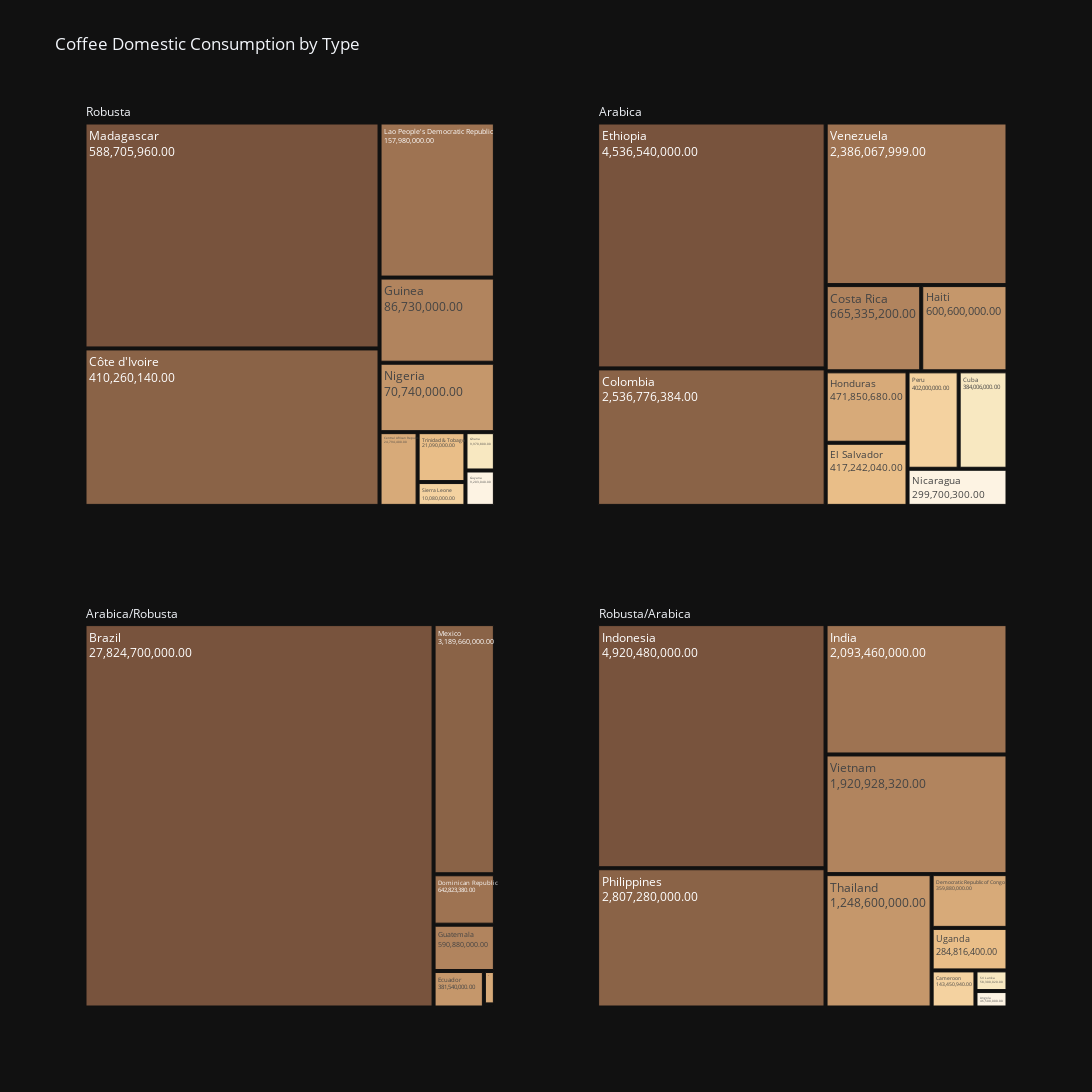

This figure's notebook cell:
### Code cell
fig = go.Figure()

# Definiowanie palety kolorów
colors = ["#78533d", "#8a6347", "#9e7352", "#b1845e", "#c5976b", "#d7aa79", "#e9be88", "#f4d2a0", "#f8e8c1", "#fdf3e3"]

# Dodawanie treemap dla Robusty
fig.add_trace(
    go.Treemap(
        labels=robusta.Country,
        parents=["Robusta"] * len(robusta),
        values=robusta.Total_domestic_consumption,
        name="Robusta",
        text=robusta.Total_domestic_consumption.apply(lambda x: f"{x:,.2f}"),
        textinfo="text+label",
        domain=dict(x=[0, 0.45], y=[0.55, 1]),
        marker=dict(colors=colors),
        hovertemplate='<b>%{label}</b><br>Total Domestic Consumption: %{value:,.2f}<br>'
    )
)

# Dodawanie treemap dla Arabiki
fig.add_trace(
    go.Treemap(
        labels=arabica.Country,
        parents=["Arabica"] * len(arabica),
        values=arabica.Total_domestic_consumption,
        name="Arabica",
        text=arabica.Total_domestic_consumption.apply(lambda x: f"{x:,.2f}"),
        textinfo="text+label",
        domain=dict(x=[0.55, 1], y=[0.55, 1]),
        marker=dict(colors=colors),
        hovertemplate='<b>%{label}</b><br>Total Domestic Consumption: %{value:,.2f}<br>'
    )
)

# Dodawanie treemap dla Arabiki/Robusty
fig.add_trace(
    go.Treemap(
        labels=arabica_robusta.Country,
        parents=["Arabica/Robusta"] * len(arabica_robusta),
        values=arabica_robusta.Total_domestic_consumption,
        name="Arabica/Robusta",
        text=arabica_robusta.Total_domestic_consumption.apply(lambda x: f"{x:,.2f}"),
        textinfo="text+label",
        domain=dict(x=[0, 0.45], y=[0, 0.45]),
        marker=dict(colors=colors),
        hovertemplate='<b>%{label}</b><br>Total Domestic Consumption: %{value:,.2f}<br>'
    )
)

# Dodawanie treemap dla Robusty/Arabiki
fig.add_trace(
    go.Treemap(
        labels=robusta_arabica.Country,
        parents=["Robusta/Arabica"] * len(robusta_arabica),
        values=robusta_arabica.Total_domestic_consumption,
        name="Robusta/Arabica",
        text=robusta_arabica.Total_domestic_consumption.apply(lambda x: f"{x:,.2f}"),
        textinfo="text+label",
        domain=dict(x=[0.55, 1], y=[0, 0.45]),
        marker=dict(colors=colors),
        hovertemplate='<b>%{label}</b><br>Total Domestic Consumption: %{value:,.2f}<br>'
    )
)

# Aktualizowanie układu i wyświetlanie wykresu
fig.update_layout(height=1200, width=1200, title_text="Coffee Domestic Consumption by Type")
fig.show()

### Figure 1 — Plotly figure (JSON) as saved in the notebook; plotly's stock layout.template omitted (floating-point values rounded to 4 significant figures)
{"data": [{"domain": {"x": [0, 0.45], "y": [0.55, 1]}, "hovertemplate": "<b>%{label}</b><br>Total Domestic Consumption: %{value:,.2f}<br>", "labels": ["Madagascar", "Côte d'Ivoire", "Lao People's Democratic Republic", "Guinea", "Nigeria", "Central African Republic", "Trinidad & Tobago", "Sierra Leone", "Ghana", "Guyana"], "marker": {"colors": ["#78533d", "#8a6347", "#9e7352", "#b1845e", "#c5976b", "#d7aa79", "#e9be88", "#f4d2a0", "#f8e8c1", "#fdf3e3"]}, "name": "Robusta", "parents": ["Robusta", "Robusta", "Robusta", "Robusta", "Robusta", "Robusta", "Robusta", "Robusta", "Robusta", "Robusta"], "text": ["588,705,960.00", "410,260,140.00", "157,980,000.00", "86,730,000.00", "70,740,000.00", "24,794,400.00", "21,090,000.00", "10,080,000.00", "9,970,800.00", "9,203,040.00"], "textinfo": "text+label", "values": [588705960, 410260140, 157980000, 86730000, 70740000, 24794400, 21090000, 10080000, 9970800, 9203040], "type": "treemap"}, {"domain": {"x": [0.55, 1], "y": [0.55, 1]}, "hovertemplate": "<b>%{label}</b><br>Total Domestic Consumption: %{value:,.2f}<br>", "labels": ["Ethiopia", "Colombia", "Venezuela", "Costa Rica", "Haiti", "Honduras", "El Salvador", "Peru", "Cuba", "Nicaragua"], "marker": {"colors": ["#78533d", "#8a6347", "#9e7352", "#b1845e", "#c5976b", "#d7aa79", "#e9be88", "#f4d2a0", "#f8e8c1", "#fdf3e3"]}, "name": "Arabica", "parents": ["Arabica", "Arabica", "Arabica", "Arabica", "Arabica", "Arabica", "Arabica", "Arabica", "Arabica", "Arabica"], "text": ["4,536,540,000.00", "2,536,776,384.00", "2,386,067,999.00", "665,335,200.00", "600,600,000.00", "471,850,680.00", "417,242,040.00", "402,000,000.00", "384,006,000.00", "299,700,300.00"], "textinfo": "text+label", "values": [4536540000, 2536776384, 2386067999, 665335200, 600600000, 471850680, 417242040, 402000000, 384006000, 299700300], "type": "treemap"}, {"domain": {"x": [0, 0.45], "y": [0, 0.45]}, "hovertemplate": "<b>%{label}</b><br>Total Domestic Consumption: %{value:,.2f}<br>", "labels": ["Brazil", "Mexico", "Dominican Republic", "Guatemala", "Ecuador", "Tanzania", "Papua New Guinea", "Burundi"], "marker": {"colors": ["#78533d", "#8a6347", "#9e7352", "#b1845e", "#c5976b", "#d7aa79", "#e9be88", "#f4d2a0", "#f8e8c1", "#fdf3e3"]}, "name": "Arabica/Robusta", "parents": ["Arabica/Robusta", "Arabica/Robusta", "Arabica/Robusta", "Arabica/Robusta", "Arabica/Robusta", "Arabica/Robusta", "Arabica/Robusta", "Arabica/Robusta"], "text": ["27,824,700,000.00", "3,189,660,000.00", "642,823,380.00", "590,880,000.00", "381,540,000.00", "76,425,060.00", "3,608,400.00", "3,412,020.00"], "textinfo": "text+label", "values": [27824700000, 3189660000, 642823380, 590880000, 381540000, 76425060, 3608400, 3412020], "type": "treemap"}, {"domain": {"x": [0.55, 1], "y": [0, 0.45]}, "hovertemplate": "<b>%{label}</b><br>Total Domestic Consumption: %{value:,.2f}<br>", "labels": ["Indonesia", "Philippines", "India", "Vietnam", "Thailand", "Democratic Republic of Congo", "Uganda", "Cameroon", "Sri Lanka", "Angola"], "marker": {"colors": ["#78533d", "#8a6347", "#9e7352", "#b1845e", "#c5976b", "#d7aa79", "#e9be88", "#f4d2a0", "#f8e8c1", "#fdf3e3"]}, "name": "Robusta/Arabica", "parents": ["Robusta/Arabica", "Robusta/Arabica", "Robusta/Arabica", "Robusta/Arabica", "Robusta/Arabica", "Robusta/Arabica", "Robusta/Arabica", "Robusta/Arabica", "Robusta/Arabica", "Robusta/Arabica"], "text": ["4,920,480,000.00", "2,807,280,000.00", "2,093,460,000.00", "1,920,928,320.00", "1,248,600,000.00", "359,880,000.00", "284,816,400.00", "143,450,940.00", "58,300,020.00", "46,500,000.00"], "textinfo": "text+label", "values": [4920480000, 2807280000, 2093460000, 1920928320, 1248600000, 359880000, 284816400, 143450940, 58300020, 46500000], "type": "treemap"}], "layout": {"title": {"text": "Coffee Domestic Consumption by Type"}, "height": 1200, "width": 1200}}
